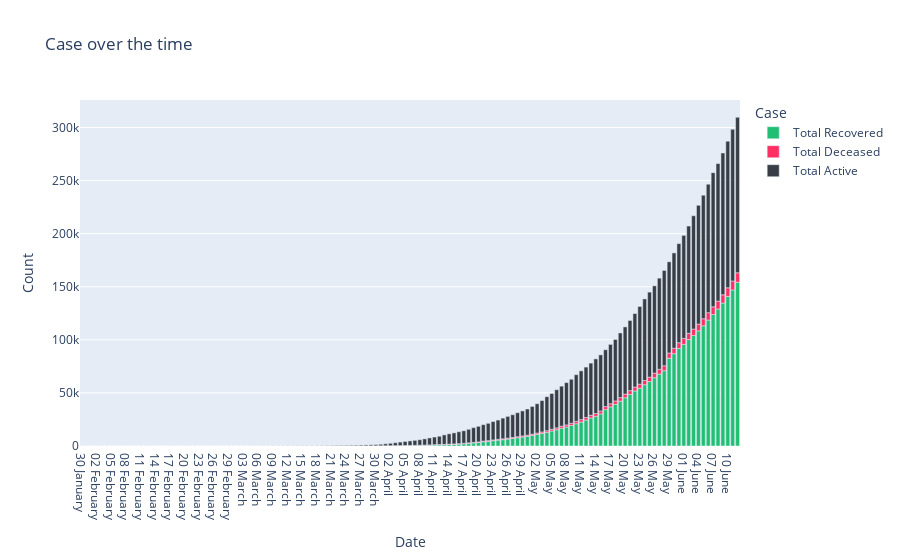

The cell this chart's notebook holds for it:
### Code cell
temp = daily[['Date','Total Active', 'Total Recovered', 'Total Deceased']]
temp = temp.melt(value_vars=['Total Recovered', 'Total Deceased', 'Total Active'],
                 id_vars="Date", var_name='Case', value_name='Count')
fig=px.bar(temp, x='Date', y='Count', color='Case', title='Case over the time',color_discrete_sequence = ['#21bf73', '#ff2e63', '#393e46'] )
fig.show()

### Figure 1 — Plotly figure (JSON) as saved in the notebook; plotly's stock layout.template omitted (floating-point values rounded to 4 significant figures; data arrays with more than 128 entries replaced by an {"elided": "..."} marker saying what was removed)
{"data": [{"alignmentgroup": "True", "hovertemplate": "Case=Total Recovered<br>Date=%{x}<br>Count=%{y}<extra></extra>", "legendgroup": "Total Recovered", "marker": {"color": "#21bf73"}, "name": "Total Recovered", "offsetgroup": "Total Recovered", "orientation": "v", "showlegend": true, "textposition": "auto", "type": "bar", "x": {"elided": "135 str values"}, "xaxis": "x", "y": {"elided": "135 int values"}, "yaxis": "y"}, {"alignmentgroup": "True", "hovertemplate": "Case=Total Deceased<br>Date=%{x}<br>Count=%{y}<extra></extra>", "legendgroup": "Total Deceased", "marker": {"color": "#ff2e63"}, "name": "Total Deceased", "offsetgroup": "Total Deceased", "orientation": "v", "showlegend": true, "textposition": "auto", "type": "bar", "x": {"elided": "135 str values"}, "xaxis": "x", "y": {"elided": "135 int values"}, "yaxis": "y"}, {"alignmentgroup": "True", "hovertemplate": "Case=Total Active<br>Date=%{x}<br>Count=%{y}<extra></extra>", "legendgroup": "Total Active", "marker": {"color": "#393e46"}, "name": "Total Active", "offsetgroup": "Total Active", "orientation": "v", "showlegend": true, "textposition": "auto", "type": "bar", "x": {"elided": "135 str values"}, "xaxis": "x", "y": {"elided": "135 int values"}, "yaxis": "y"}], "layout": {"barmode": "relative", "legend": {"title": {"text": "Case"}, "tracegroupgap": 0}, "title": {"text": "Case over the time"}, "xaxis": {"anchor": "y", "domain": [0, 1], "title": {"text": "Date"}}, "yaxis": {"anchor": "x", "domain": [0, 1], "title": {"text": "Count"}}}}
